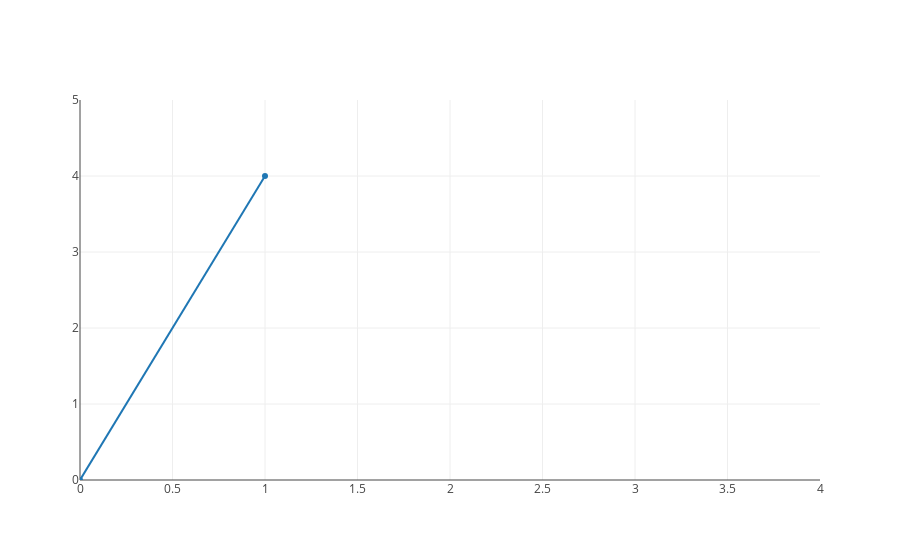

The code cell stored with this chart in its notebook:
### Markdown cell above
Here's how we can view the vector
$d = \begin{pmatrix}
    1 \\
    4 \\
\end{pmatrix}$

### Code cell
trace = vector_trace([1, 4])
layout = build_layout([0, 4], [0, 5])
plot([trace], layout)

### Figure 1 — Plotly figure (JSON) as saved in the notebook; plotly's stock layout.template omitted (floating-point values rounded to 4 significant figures)
{"data": [{"mode": "lines+markers", "name": "", "text": "", "type": "scatter", "uid": "9354e605-dbeb-4271-89ee-2c6d9d5c85b4", "x": [0, 1], "y": [0, 4]}], "layout": {"autosize": true, "xaxis": {"range": [0, 4], "type": "linear"}, "yaxis": {"range": [0, 5], "type": "linear"}}}
